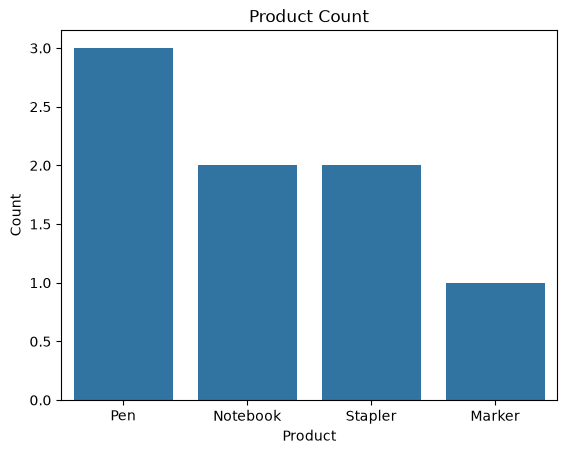

Recreate this plot in Python.
import pandas as pd
import seaborn as sns
import matplotlib.pyplot as plt

orders = pd.DataFrame({
    "product": ["Pen", "Notebook", "Pen", "Stapler", "Notebook", "Marker", "Pen", "Stapler"],
    "units": [10, 5, 8, 2, 3, 6, 12, 1]
})

sns.countplot(data=orders, x="product")

plt.xlabel("Product")
plt.ylabel("Count")
plt.title("Product Count")

plt.savefig("seaborn_countplot.png", bbox_inches="tight")

print("Saved seaborn_countplot.png")
